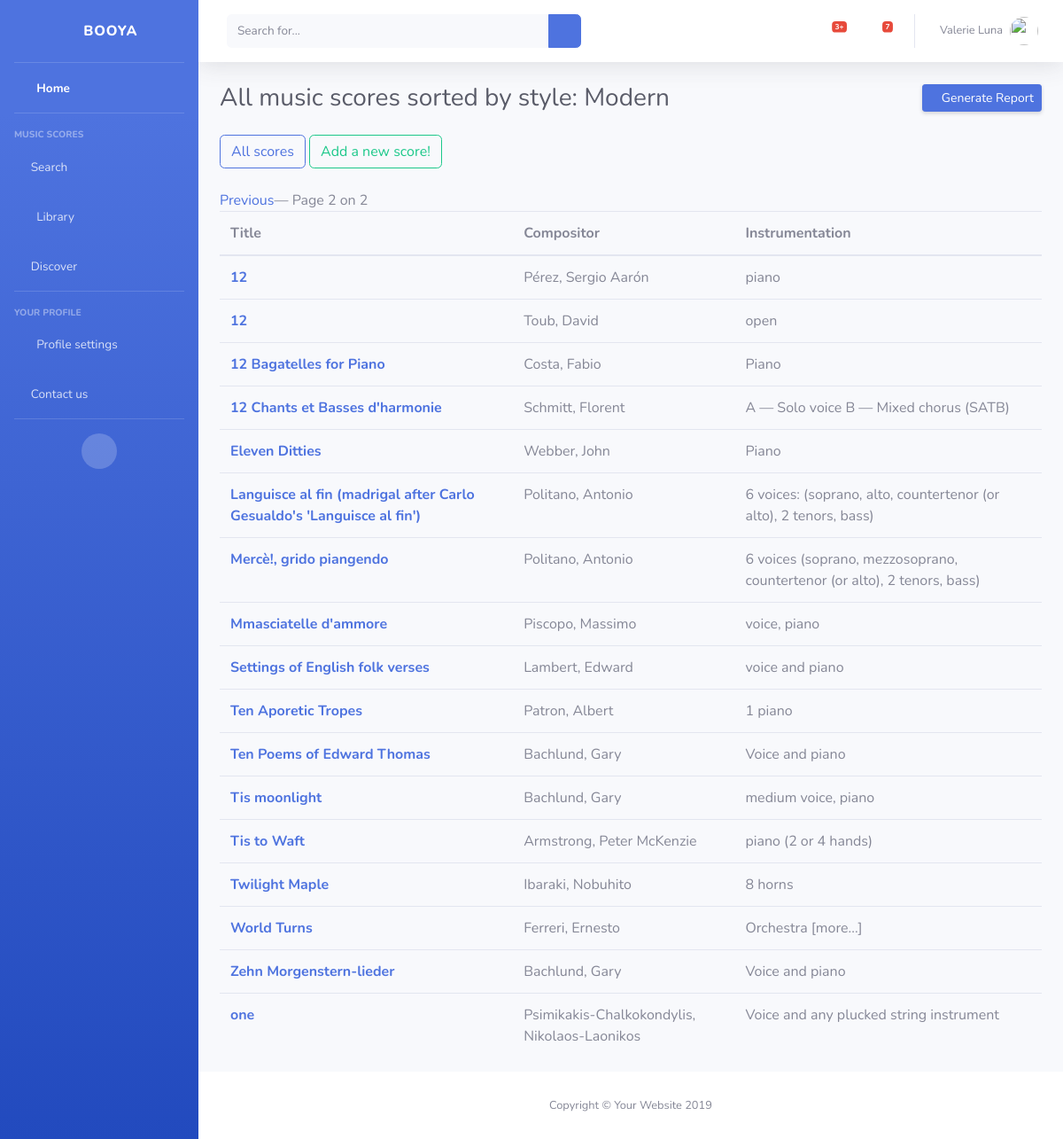
Page /home/scores_list_by_cat/Modern?page=2 on the committed database.
### search/models.py (models this page shows, shortened)
class Sheet(models.Model):
    title = models.CharField(max_length=100)
    subtitle = models.CharField(max_length=100, default='unknown')
    compositor = models.CharField(max_length=42, default='unknown')
    instrumentation = models.CharField(max_length=155, default='unknown')
    pdf_link = models.URLField(max_length=200, default='unknown')
    sections = models.CharField(max_length=100, default='unknown')
    description = models.CharField(max_length=100, default='unknown')
    composition_date = models.IntegerField(default=0)
    first_interpretation_date = models.CharField(max_length=100, default='unknown')
    release_date = models.CharField(max_length=100, default='unknown')
    duration = models.CharField(max_length=100, default='unknown')
    compositor_period = models.CharField(max_length=100, default='unknown')
    editor = models.CharField(max_length=100, default='unknown')
    style = models.CharField(max_length=100, default='unknown')
    key = models.CharField(max_length=100, default='unknown')
    source = models.CharField(max_length=100, default='unknown')
    comments = models.CharField(max_length=1000, default='no comment')
    nb_instruments = models.IntegerField(default=0)
    difficulty = models.FloatField(default=0)
    popularity = models.FloatField(default=0)
    dedication = models.CharField(max_length=100, default='unknown')
    num_opus = models.CharField(max_length=100, default='unknown')
    download_date = models.DateTimeField(default=timezone.now,
                                verbose_name="Publication date",
                                null=True)
    commentaires = GenericRelation('Commentaire')
    class Meta:
        verbose_name = "Music score"
        ordering = ['title']

### search/views.py (the view)
# urls.py: path('scores_list_by_cat/<category>', views.ListScores_by_cat.as_view(), name="scores_list_by_cat"),
class ListScores_by_cat(ListView):
    model = Sheet
    template_name = "search/scores_list_by.html"
    context_object_name = "list_sheets"
    paginate_by = 30
    def get_queryset(self):
        return Sheet.objects.filter(style=self.kwargs['category'].capitalize())
    def get_context_data(self, **kwargs):
        context = super(ListScores_by_cat, self).get_context_data(**kwargs)
        context['types'] = str('style: ' + self.kwargs['category'].capitalize())
        return context

### search/templates/search/scores_list_by.html (shortened to what this page needs)
<!DOCTYPE html>
<html lang="en">
{% extends "base.html" %}
{% block corps %}
<div class="container-fluid">
    {% block header_title %}
    <div class="d-sm-flex align-items-center justify-content-between mb-4">
        <h1 class="h3 mb-0 text-gray-800">All music scores sorted by {{types}}
            </h1>
        <a href="#" class="d-none d-sm-inline-block btn btn-sm btn-primary shadow-sm"><i
                class="fas fa-download fa-sm text-white-50"></i> Generate Report</a>
    </div>
    <a class="btn btn-outline-primary" href="{% url 'scores_list' %}" role="button">All scores</a>
    <a class="btn btn-outline-success" href="{% url 'add_score' %}" role="button">Add a new score!</a>
    {% endblock %}
    <br>
    <br>
    <div class="pagination">
        {% if page_obj.has_previous %}
        <a href="?page={{ page_obj.previous_page_number }}">Previous </a> —
        {% endif %}
        Page {{ page_obj.number }} on {{ page_obj.paginator.num_pages }}
    </div>
    <table class="table">
        <thead>
        <tr>
            <th scope="col">Title</th>
            <th scope="col">Compositor</th>
            <th scope="col">Instrumentation</th>
        </tr>
        </thead>
        <tbody>
        {% for sheet in list_sheets %}
        <tr>
            <div class="sheet">
                <th scope="row"><a href="{% url 'read' sheet.id %}">{{ sheet.title }}</a></th>
                <td>{{ sheet.compositor }}</td>
                <td>{{ sheet.instrumentation }}</td>
            </div>
            {% empty %}
            <p>No sheet music</p>
            {% endfor %}
        </tr>
        </tbody>
    </table>
</div>
    {% endblock %}

### rows in the picture
Sheet: title "12", compositor "Pérez, Sergio Aarón", instrumentation "piano"
Sheet: title "12", compositor "Toub, David", instrumentation "open"
Sheet: title "12 Bagatelles for Piano", compositor "Costa, Fabio", instrumentation "Piano"
Sheet: title "12 Chants et Basses d'harmonie", compositor "Schmitt, Florent", instrumentation "A — Solo voice B — Mixed chorus (SATB)"
Sheet: title "Eleven Ditties", compositor "Webber, John", instrumentation "Piano"
Sheet: title "Languisce al fin (madrigal after Carlo Gesualdo's 'Languisce al fin')", compositor "Politano, Antonio", instrumentation "6 voices: (soprano, alto, countertenor (or alto), 2 tenors, bass)"
Sheet: title "Mercè!, grido piangendo", compositor "Politano, Antonio", instrumentation "6 voices (soprano, mezzosoprano, countertenor (or alto), 2 tenors, bass)"
Sheet: title "Mmasciatelle d'ammore", compositor "Piscopo, Massimo", instrumentation "voice, piano"
Sheet: title "Settings of English folk verses", compositor "Lambert, Edward", instrumentation "voice and piano"
Sheet: title "Ten Aporetic Tropes", compositor "Patron, Albert", instrumentation "1 piano"
Sheet: title "Ten Poems of Edward Thomas", compositor "Bachlund, Gary", instrumentation "Voice and piano"
Sheet: title "Tis moonlight", compositor "Bachlund, Gary", instrumentation "medium voice, piano"
Sheet: title "Tis to Waft", compositor "Armstrong, Peter McKenzie", instrumentation "piano (2 or 4 hands)"
Sheet: title "Twilight Maple", compositor "Ibaraki, Nobuhito", instrumentation "8 horns"
Sheet: title "World Turns", compositor "Ferreri, Ernesto", instrumentation "Orchestra [more...]"
Sheet: title "Zehn Morgenstern-lieder", compositor "Bachlund, Gary", instrumentation "Voice and piano"
Sheet: title "one", compositor "Psimikakis-Chalkokondylis, Nikolaos-Laonikos", instrumentation "Voice and any plucked string instrument"

### other values in the picture
{{ types }} "style: Modern"
{{ page_obj.number }} "2"
{{ page_obj.paginator.num_pages }} "2"
